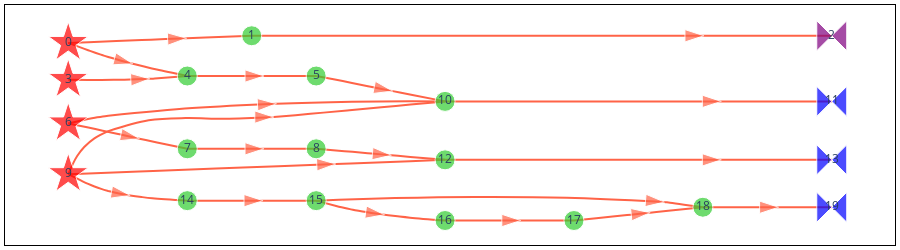

This figure's notebook cell:
### Markdown cell above
But again, `samplex` is different. There is an additional sampling node that is responsible for generating virtual changing-basis gates. These gates travel alongside the virtual Pauli-twirling gates, and are eventually collected by dressing gates.

### Code cell
fig = samplex.draw()
fig.update_layout(width=900, height=250)
fig.show()

### Figure 1 — Plotly figure (JSON) as saved in the notebook; plotly's stock layout.template omitted (floating-point values rounded to 4 significant figures; data arrays with more than 128 entries replaced by an {"elided": "..."} marker saying what was removed)
{"data": [{"hoverinfo": "text", "hovertext": {"elided": "218 null values"}, "line": {"color": "tomato", "shape": "spline", "smoothing": 1}, "marker": {"angleref": "previous", "size": {"elided": "218 int values"}, "symbol": {"elided": "218 str values"}}, "mode": "lines+markers", "type": "scatter", "x": {"elided": "218 float values"}, "xaxis": "x", "y": {"elided": "218 float values"}, "yaxis": "y"}, {"hoverinfo": "text", "hoverlabel": {"bgcolor": "lightyellow", "font": {"color": "black", "family": "Times New Roman"}}, "hovertext": ["<b>TwirlSamplingNode(<+lhs_0, +rhs_0>)</b><br>\n• <b>instantiates</b>: {lhs_0: (3, 'VirtualType.PAULI'), rhs_0: (3, 'VirtualType.PAULI')}<br>\n────────────────────────────<b></b><br>\n ▸ <b>LHS Register</b>: 'lhs_0'<br>\n ▸ <b>RHS Register</b>: 'rhs_0'<br>\n ▸ <b>Distribution</b>: UniformPauli(<num_subsystems=3, register_type=VirtualType.PAULI>)", "<b>SliceRegisterNode(<rhs_0(r), +z2_collect_1>)</b><br>\n• <b>reads_from</b>: {rhs_0: ([0, 1, 2], 'VirtualType.PAULI')}<br>\n• <b>instantiates</b>: {z2_collect_1: (3, 'VirtualType.Z2')}<br>\n────────────────────────────<b></b><br>\n ▸ <b>Output Type</b>: <VirtualType.Z2: 'z2'><br>\n ▸ <b>Output Register Name</b>: z2_collect_1<br>\n ▸ <b>Input Register Name</b>: rhs_0", "<b>CollectZ2ToOutputNode(<z2_collect_1(r)>)</b><br>\n• <b>reads_from</b>: {z2_collect_1: ([0, 1, 2], 'VirtualType.Z2')}<br>\n• <b>outputs_to</b>: {measurement_flips.c: ([0, 1, 2], 'VirtualType.Z2')}<br>\n────────────────────────────<b></b><br>\n ▸ <b>Register Name</b>: 'z2_collect_1'<br>\n ▸ <b>Output Name</b>: measurement_flips.c<br>\n ▸ <b>Subsystem Indices</b>: [0 1 2]", "<b>ChangeBasisNode(<+basis_change_2>)</b><br>\n• <b>instantiates</b>: {basis_change_2: (3, 'VirtualType.U2')}<br>\n────────────────────────────<b></b><br>\n ▸ <b>Register Name</b>: 'basis_change_2'<br>\n ▸ <b>Subsystems</b>: 3<br>\n ▸ <b>Basis Reference</b>: 'basis_changes.conclude'", "<b>CombineRegistersNode(<basis_change_2(r), lhs_0(r), +leftwards_3>)</b><br>\n• <b>reads_from</b>: {basis_change_2: ([0, 1, 2], 'VirtualType.U2'), lhs_0: ([0, 1, 2], 'VirtualType.PAULI')}<br>\n• <b>instantiates</b>: {leftwards_3: (3, 'VirtualType.U2')}<br>\n────────────────────────────<b></b><br>\n ▸ <b>Output Type</b>: U2<br>\n ▸ <b>Output Num Subsystems</b>: 3<br>\n ▸ <b>Operands</b>: {'lhs_0': ([0, 1, 2], [2, 1, 0], 'VirtualType.PAULI'), 'basis_change_2': ([0, 1, 2], [2, 1, 0], 'VirtualType.U2')}", "<b>RightU2ParametricMultiplicationNode(<leftwards_3(w)>)</b><br>\n• <b>writes_to</b>: {leftwards_3: ([0, 1, 2], 'VirtualType.U2')}<br>\n────────────────────────────<b></b><br>\n ▸ <b>Operand</b>: 'rx'<br>\n ▸ <b>Parameter Indices</b>: [0, 1, 2]", "<b>TwirlSamplingNode(<+lhs_4, +rhs_4>)</b><br>\n• <b>instantiates</b>: {lhs_4: (2, 'VirtualType.PAULI'), rhs_4: (2, 'VirtualType.PAULI')}<br>\n────────────────────────────<b></b><br>\n ▸ <b>LHS Register</b>: 'lhs_4'<br>\n ▸ <b>RHS Register</b>: 'rhs_4'<br>\n ▸ <b>Distribution</b>: UniformPauli(<num_subsystems=2, register_type=VirtualType.PAULI>)", "<b>SliceRegisterNode(<lhs_4(r), +leftwards_5>)</b><br>\n• <b>reads_from</b>: {lhs_4: ([0, 1], 'VirtualType.PAULI')}<br>\n• <b>instantiates</b>: {leftwards_5: (2, 'VirtualType.PAULI')}<br>\n────────────────────────────<b></b><br>\n ▸ <b>Output Type</b>: <VirtualType.PAULI: 'pauli'><br>\n ▸ <b>Output Register Name</b>: leftwards_5<br>\n ▸ <b>Input Register Name</b>: lhs_4", "<b>PauliPastCliffordNode(<leftwards_5(r), leftwards_5(w)>)</b><br>\n• <b>reads_from</b>: {leftwards_5: ([0, 1], 'VirtualType.PAULI')}<br>\n• <b>writes_to</b>: {leftwards_5: ([0, 1], 'VirtualType.PAULI')}<br>\n────────────────────────────<b></b><br>\n ▸ <b>Operation</b>: 'cx'<br>\n ▸ <b>Register Name</b>: 'leftwards_5'<br>\n ▸ <b>Subsystem Indices</b>: [[0, 1]]", "<b>TwirlSamplingNode(<+lhs_6, +rhs_6>)</b><br>\n• <b>instantiates</b>: {lhs_6: (2, 'VirtualType.PAULI'), rhs_6: (2, 'VirtualType.PAULI')}<br>\n────────────────────────────<b></b><br>\n ▸ <b>LHS Register</b>: 'lhs_6'<br>\n ▸ <b>RHS Register</b>: 'rhs_6'<br>\n ▸ <b>Distribution</b>: UniformPauli(<num_subsystems=2, register_type=VirtualType.PAULI>)", "<b>CombineRegistersNode(<leftwards_3(r), rhs_4(r), rhs_6(r), +collect_7>)</b><br>\n• <b>reads_from</b>\n</br>&nbsp;&nbsp;&nbsp;&nbsp;&nbsp;• leftwards_3: ([0, 1, 2], 'VirtualType.U2')\n</br>&nbsp;&nbsp;&nbsp;&nbsp;&nbsp;• rhs_4: ([0, 1], 'VirtualType.PAULI')\n</br>&nbsp;&nbsp;&nbsp;&nbsp;&nbsp;• rhs_6: ([0], 'VirtualType.PAULI')<br>\n• <b>instantiates</b>: {collect_7: (3, 'VirtualType.U2')}<br>\n────────────────────────────<b></b><br>\n ▸ <b>Output Type</b>: U2<br>\n ▸ <b>Output Num Subsystems</b>: 3<br>\n ▸ <b>Operands</b>: {'leftwards_3': ([2, 1, 0], [0, 1, 2], 'VirtualType.U2'), 'rhs_4': ([0, 1], [1, 2], 'VirtualType.PAULI'), 'rhs_6': ([0], [0], 'VirtualType.PAULI')}", "<b>CollectTemplateValues(<collect_7(r)>)</b><br>\n• <b>reads_from</b>: {collect_7: ([0, 1, 2], 'VirtualType.U2')}<br>\n────────────────────────────<b></b><br>\n ▸ <b>Output Name</b>: 'parameter_values'<br>\n ▸ <b>Template Indices</b>: [[12, 13, 14], [15, 16, 17], [18, 19, 20]]<br>\n ▸ <b>Register Name</b>: 'collect_7'<br>\n ▸ <b><class 'samplomatic.synths.synth.Synth'></b>: RzSxSynth(<num_qubits_per_subsystem=1, num_params_per_subsystem=3>)", "<b>CombineRegistersNode(<leftwards_5(r), rhs_6(r), +collect_8>)</b><br>\n• <b>reads_from</b>: {leftwards_5: ([0, 1], 'VirtualType.PAULI'), rhs_6: ([1], 'VirtualType.PAULI')}<br>\n• <b>instantiates</b>: {collect_8: (2, 'VirtualType.U2')}<br>\n────────────────────────────<b></b><br>\n ▸ <b>Output Type</b>: U2<br>\n ▸ <b>Output Num Subsystems</b>: 2<br>\n ▸ <b>Operands</b>: {'leftwards_5': ([0, 1], [0, 1], 'VirtualType.PAULI'), 'rhs_6': ([1], [0], 'VirtualType.PAULI')}", "<b>CollectTemplateValues(<collect_8(r)>)</b><br>\n• <b>reads_from</b>: {collect_8: ([0, 1], 'VirtualType.U2')}<br>\n────────────────────────────<b></b><br>\n ▸ <b>Output Name</b>: 'parameter_values'<br>\n ▸ <b>Template Indices</b>: [[6, 7, 8], [9, 10, 11]]<br>\n ▸ <b>Register Name</b>: 'collect_8'<br>\n ▸ <b><class 'samplomatic.synths.synth.Synth'></b>: RzSxSynth(<num_qubits_per_subsystem=1, num_params_per_subsystem=3>)", "<b>SliceRegisterNode(<lhs_6(r), +leftwards_9>)</b><br>\n• <b>reads_from</b>: {lhs_6: ([0, 1], 'VirtualType.PAULI')}<br>\n• <b>instantiates</b>: {leftwards_9: (2, 'VirtualType.PAULI')}<br>\n────────────────────────────<b></b><br>\n ▸ <b>Output Type</b>: <VirtualType.PAULI: 'pauli'><br>\n ▸ <b>Output Register Name</b>: leftwards_9<br>\n ▸ <b>Input Register Name</b>: lhs_6", "<b>PauliPastCliffordNode(<leftwards_9(r), leftwards_9(w)>)</b><br>\n• <b>reads_from</b>: {leftwards_9: ([0, 1], 'VirtualType.PAULI')}<br>\n• <b>writes_to</b>: {leftwards_9: ([0, 1], 'VirtualType.PAULI')}<br>\n────────────────────────────<b></b><br>\n ▸ <b>Operation</b>: 'cx'<br>\n ▸ <b>Register Name</b>: 'leftwards_9'<br>\n ▸ <b>Subsystem Indices</b>: [[0, 1]]", "<b>SliceRegisterNode(<leftwards_9(r), +leftwards_10>)</b><br>\n• <b>reads_from</b>: {leftwards_9: ([0], 'VirtualType.PAULI')}<br>\n• <b>instantiates</b>: {leftwards_10: (1, 'VirtualType.U2')}<br>\n────────────────────────────<b></b><br>\n ▸ <b>Output Type</b>: <VirtualType.U2: 'u2'><br>\n ▸ <b>Output Register Name</b>: leftwards_10<br>\n ▸ <b>Input Register Name</b>: leftwards_9", "<b>RightMultiplicationNode(<leftwards_10(w)>)</b><br>\n• <b>writes_to</b>: {leftwards_10: ([0], 'VirtualType.U2')}<br>\n────────────────────────────<b></b><br>\n ▸ <b>Fixed Operand</b>: U2Register(<1, 1>)", "<b>CombineRegistersNode(<leftwards_10(r), leftwards_9(r), +collect_11>)</b><br>\n• <b>reads_from</b>: {leftwards_10: ([0], 'VirtualType.U2'), leftwards_9: ([1], 'VirtualType.PAULI')}<br>\n• <b>instantiates</b>: {collect_11: (2, 'VirtualType.U2')}<br>\n────────────────────────────<b></b><br>\n ▸ <b>Output Type</b>: U2<br>\n ▸ <b>Output Num Subsystems</b>: 2<br>\n ▸ <b>Operands</b>: {'leftwards_9': ([1], [1], 'VirtualType.PAULI'), 'leftwards_10': ([0], [0], 'VirtualType.U2')}", "<b>CollectTemplateValues(<collect_11(r)>)</b><br>\n• <b>reads_from</b>: {collect_11: ([0, 1], 'VirtualType.U2')}<br>\n────────────────────────────<b></b><br>\n ▸ <b>Output Name</b>: 'parameter_values'<br>\n ▸ <b>Template Indices</b>: [[0, 1, 2], [3, 4, 5]]<br>\n ▸ <b>Register Name</b>: 'collect_11'<br>\n ▸ <b><class 'samplomatic.synths.synth.Synth'></b>: RzSxSynth(<num_qubits_per_subsystem=1, num_params_per_subsystem=3>)"], "marker": {"color": ["red", "limegreen", "purple", "red", "limegreen", "limegreen", "red", "limegreen", "limegreen", "red", "limegreen", "blue", "limegreen", "blue", "limegreen", "limegreen", "limegreen", "limegreen", "limegreen", "blue"], "size": [30, 20, 30, 30, 20, 20, 30, 20, 20, 30, 20, 30, 20, 30, 20, 20, 20, 20, 20, 30], "symbol": ["star", "circle", "bowtie", "star", "circle", "circle", "star", "circle", "circle", "star", "circle", "bowtie", "circle", "bowtie", "circle", "circle", "circle", "circle", "circle", "bowtie"]}, "mode": "markers+text", "text": ["0", "1", "2", "3", "4", "5", "6", "7", "8", "9", "10", "11", "12", "13", "14", "15", "16", "17", "18", "19"], "type": "scatter", "x": [0.25, 2.544, 9.794, 0.25, 1.738, 3.349, 0.25, 1.738, 3.349, 0.25, 4.96, 9.794, 4.96, 9.794, 1.738, 3.349, 4.96, 6.572, 8.183, 9.794], "xaxis": "x", "y": [4.752, 4.932, 4.932, 3.821, 3.918, 3.918, 2.724, 2.085, 2.085, 1.446, 3.28, 3.28, 1.807, 1.807, 0.7796, 0.7796, 0.2796, 0.2796, 0.6129, 0.6129], "yaxis": "y"}], "layout": {"height": 250, "margin": {"b": 5, "l": 5, "r": 5, "t": 5}, "paper_bgcolor": "white", "plot_bgcolor": "rgba(0,0,0,0)", "showlegend": false, "width": 900, "xaxis": {"anchor": "y", "domain": [0, 1], "linecolor": "black", "linewidth": 1, "mirror": true, "showgrid": false, "showline": true, "showticklabels": false, "zeroline": false}, "yaxis": {"anchor": "x", "domain": [0, 1], "linecolor": "black", "linewidth": 1, "mirror": true, "showgrid": false, "showline": true, "showticklabels": false, "zeroline": false}}}
